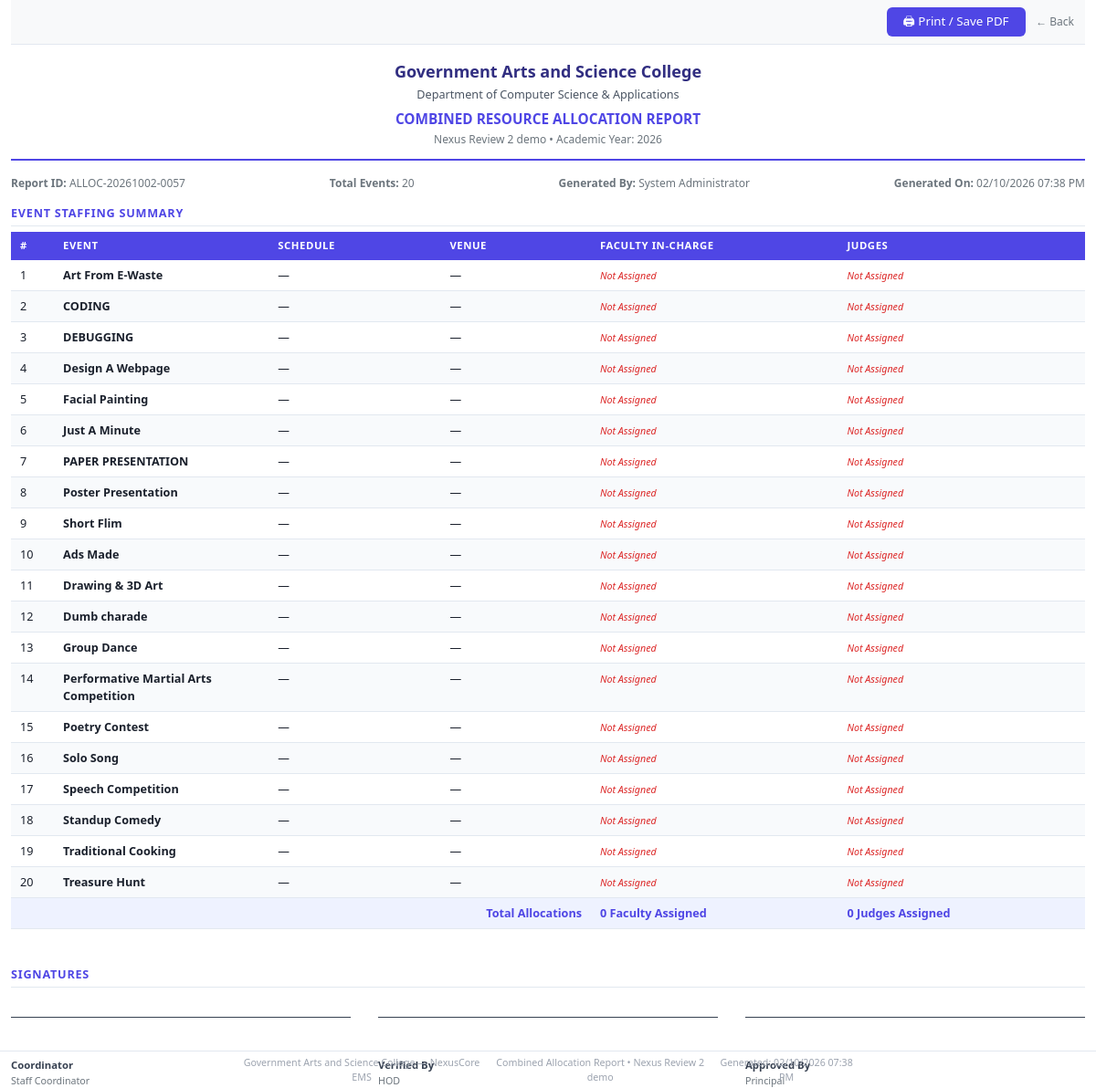
The app's page /symposiums/allocation/reports/combined?symposium_id=57 (signed in) with its own data.
### tables this page shows
CREATE TABLE `symposiums` (
  `symposium_id` bigint(20) NOT NULL AUTO_INCREMENT,
  `symposium_code` varchar(30) NOT NULL,
  `title` varchar(150) NOT NULL,
  `symposium_type` enum('Intra Department','Inter Department') NOT NULL DEFAULT 'Intra Department',
  `organizing_department_id` int(11) DEFAULT NULL,
  `academic_year` year(4) NOT NULL,
  `description` text DEFAULT NULL,
  `submitted_at` timestamp NULL DEFAULT NULL,
  `submitted_by` bigint(20) DEFAULT NULL,
  `brochure_path` varchar(255) DEFAULT NULL,
  `circular_path` varchar(255) DEFAULT NULL,
  `registration_start` datetime NOT NULL,
  `registration_end` datetime NOT NULL,
  `event_start_date` date NOT NULL,
  `event_end_date` date NOT NULL,
  `status` enum('Draft','Submitted','Pending HOD Approval','Pending Principal Approval','Approved','Scheduling Complete','Registration Open','Registration Closed','Completed','Cancelled','Rejected by HOD','Rejected by Principal') NOT NULL DEFAULT 'Draft',
  `created_by` bigint(20) NOT NULL,
  `created_at` timestamp NOT NULL DEFAULT current_timestamp(),
  `updated_at` timestamp NOT NULL DEFAULT current_timestamp() ON UPDATE current_timestamp(),
  PRIMARY KEY (`symposium_id`),
  KEY `idx_symposium_year` (`academic_year`),
  KEY `idx_symposium_status` (`status`),
  KEY `fk_symposium_created_by` (`created_by`),
  KEY `fk_symposium_department` (`organizing_department_id`),
  KEY `fk_symposium_submitted_by` (`submitted_by`),
  CONSTRAINT `fk_symposium_created_by` FOREIGN KEY (`created_by`) REFERENCES `users` (`user_id`) ON UPDATE CASCADE,
  CONSTRAINT `fk_symposium_department` FOREIGN KEY (`organizing_department_id`) REFERENCES `departments` (`department_id`) ON DELETE SET NULL ON UPDATE CASCADE,
  CONSTRAINT `fk_symposium_submitted_by` FOREIGN KEY (`submitted_by`) REFERENCES `users` (`user_id`) ON DELETE SET NULL
);

CREATE TABLE `symposium_events` (
  `symposium_event_id` bigint(20) NOT NULL AUTO_INCREMENT,
  `symposium_id` bigint(20) NOT NULL,
  `event_id` bigint(20) NOT NULL,
  `master_version_used` varchar(10) NOT NULL DEFAULT '1.0',
  `event_code` varchar(20) NOT NULL,
  `event_name` varchar(150) NOT NULL,
  `description` varchar(255) DEFAULT NULL,
  `category` enum('Technical','Non-Technical') NOT NULL,
  `participation_type` enum('Individual','Team','Both') NOT NULL,
  `min_team_size` tinyint(3) unsigned NOT NULL DEFAULT 1,
  `max_team_size` tinyint(3) unsigned NOT NULL DEFAULT 1,
  `snapshot_rules` longtext NOT NULL CHECK (json_valid(`snapshot_rules`)),
  `snapshot_instructions` text DEFAULT NULL,
  `snapshot_evaluation` longtext DEFAULT NULL CHECK (json_valid(`snapshot_evaluation`)),
  `supports_registration` tinyint(1) NOT NULL DEFAULT 1,
  `supports_attendance` tinyint(1) NOT NULL DEFAULT 1,
  `supports_evaluation` tinyint(1) NOT NULL DEFAULT 1,
  `supports_certificates` tinyint(1) NOT NULL DEFAULT 1,
  `prelim_decision` enum('Pending','Required','Not Required') NOT NULL DEFAULT 'Pending',
  `judging_method` enum('Marks','Rubrics','Voting','Mixed') NOT NULL DEFAULT 'Marks',
  `maximum_score` decimal(5,2) NOT NULL DEFAULT 100.00,
  `venue_id` int(11) DEFAULT NULL,
  `event_date` date DEFAULT NULL,
  `session` enum('FN','AN','Full Day') DEFAULT NULL,
  `reporting_time` time DEFAULT NULL,
  `start_time` time DEFAULT NULL,
  `end_time` time DEFAULT NULL,
  `registration_start` datetime DEFAULT NULL,
  `registration_end` datetime DEFAULT NULL,
  `max_participants` smallint(5) unsigned DEFAULT NULL,
  `event_mode` enum('Offline','Online','Hybrid') NOT NULL DEFAULT 'Offline',
  `faculty_coordinator_id` bigint(20) DEFAULT NULL,
  `custom_rules_override` longtext DEFAULT NULL CHECK (json_valid(`custom_rules_override`)),
  `custom_notes` text DEFAULT NULL,
  `display_order` int(11) NOT NULL DEFAULT 1,
  `status` enum('Draft','Published','Registration Open','Registration Closed','Running','Completed','Cancelled') NOT NULL DEFAULT 'Draft',
  `schedule_status` enum('Unscheduled','Scheduled','Rescheduled','Locked') NOT NULL DEFAULT 'Unscheduled',
  `scheduled_at` datetime DEFAULT NULL,
  `scheduled_by` bigint(20) DEFAULT NULL,
  `rescheduled_at` datetime DEFAULT NULL,
  `rescheduled_by` bigint(20) DEFAULT NULL,
  `reschedule_reason` text DEFAULT NULL,
  `is_locked` tinyint(1) NOT NULL DEFAULT 0,
  `created_by` bigint(20) NOT NULL,
  `created_at` timestamp NOT NULL DEFAULT current_timestamp(),
  `updated_at` timestamp NOT NULL DEFAULT current_timestamp() ON UPDATE current_timestamp(),
  PRIMARY KEY (`symposium_event_id`),
  UNIQUE KEY `uq_sym_event` (`symposium_id`,`event_id`),
  KEY `idx_se_symposium` (`symposium_id`),
  KEY `idx_se_event` (`event_id`),
  KEY `idx_se_venue` (`venue_id`),
  KEY `idx_se_date` (`event_date`),
  KEY `idx_se_status` (`status`),
  KEY `idx_se_coord` (`faculty_coordinator_id`),
  KEY `fk_se_created_by` (`created_by`),
  CONSTRAINT `fk_se_coord` FOREIGN KEY (`faculty_coordinator_id`) REFERENCES `users` (`user_id`) ON DELETE SET NULL,
  CONSTRAINT `fk_se_created_by` FOREIGN KEY (`created_by`) REFERENCES `users` (`user_id`),
  CONSTRAINT `fk_se_event` FOREIGN KEY (`event_id`) REFERENCES `master_events` (`event_id`),
  CONSTRAINT `fk_se_symposium` FOREIGN KEY (`symposium_id`) REFERENCES `symposiums` (`symposium_id`) ON DELETE CASCADE,
  CONSTRAINT `fk_se_venue` FOREIGN KEY (`venue_id`) REFERENCES `venues` (`venue_id`),
  CONSTRAINT `chk_se_time` CHECK (`end_time` > `start_time`),
  CONSTRAINT `chk_se_team_size` CHECK (`max_team_size` >= `min_team_size`)
);

### templates/allocation/reports/combined_report.php (the view, shortened to what the rows shown need)
<?php
$symposium   = $symposium   ?? [];
$events      = $events      ?? [];
$generatedBy = $generatedBy ?? 'System';
$generatedAt = $generatedAt ?? \App\Helpers\DateHelper::dateTime('now');
$symTitle     = htmlspecialchars($symposium['title'] ?? '');
$symYear      = htmlspecialchars($symposium['academic_year'] ?? '');
$collegeName  = config('college_name');
$totalEvents = count($events);
$totalFac    = 0;
$totalJdg    = 0;
?>
<!DOCTYPE html>
<html lang="en">
<head>
</head>
<body>
<div class="no-print" style="text-align:right; padding:8px 12px; background:#f8f9fa; border-bottom:1px solid #e2e8f0; margin-bottom:16px;">
    <button onclick="window.print()" style="background:#4f46e5; color:white; border:none; padding:6px 18px; border-radius:6px; cursor:pointer; font-size:10pt;">
        🖨 Print / Save PDF
    </button>
    <a href="<?= base_url() ?>/symposiums/allocation?symposium_id=<?= (int)($symposium['symposium_id'] ?? 0) ?>" style="margin-left:8px; color:#6c757d; font-size:9pt; text-decoration:none;">← Back</a>
</div>
<div class="report-header">
    <div class="college-name"><?= htmlspecialchars($collegeName) ?></div>
    <div style="font-size:9.5pt; color:#4b5563; margin-bottom:6px;">Department of Computer Science &amp; Applications</div>
    <div class="report-title">COMBINED RESOURCE ALLOCATION REPORT</div>
    <div class="report-sub"><?= $symTitle ?> &bull; Academic Year: <?= $symYear ?></div>
</div>
<div class="meta-row">
    <div><strong>Report ID:</strong> ALLOC-<?= date('Ymd') ?>-<?= str_pad((string)($symposium['symposium_id'] ?? 0), 4, '0', STR_PAD_LEFT) ?></div>
    <div><strong>Total Events:</strong> <?= $totalEvents ?></div>
    <div><strong>Generated By:</strong> <?= htmlspecialchars($generatedBy) ?></div>
    <div><strong>Generated On:</strong> <?= htmlspecialchars($generatedAt) ?></div>
</div>
<div class="section-title">Event Staffing Summary</div>
<table>
    <thead>
        <tr>
            <th style="width:4%">#</th>
            <th style="width:20%">Event</th>
            <th style="width:16%">Schedule</th>
            <th style="width:14%">Venue</th>
            <th style="width:23%">Faculty In-Charge</th>
            <th style="width:23%">Judges</th>
        </tr>
    </thead>
    <tbody>
        <?php if (empty($events)): ?>
        <tr><td colspan="6" style="text-align:center; color:#9ca3af; padding:20px;">No events found for this symposium.</td></tr>
        <?php else: ?>
        <?php $n = 1; foreach ($events as $event):
            $facList = $event['faculty'] ?? [];
            $jdgList = $event['judges'] ?? [];
            $totalFac += count($facList);
            $totalJdg += count($jdgList);
        ?>
        <tr>
            <td><?= $n++ ?></td>
            <td><strong><?= htmlspecialchars($event['event_name'] ?? '') ?></strong></td>
            <td>
                <?= $event['event_date'] ? \App\Helpers\DateHelper::date($event['event_date']) : '—' ?><br>
            </td>
            <td><?= htmlspecialchars($event['venue_name'] ?? '—') ?></td>
            <td>
                <?php if (empty($facList)): ?>
                <span class="missing-badge">Not Assigned</span>
                <?php endif; ?>
            </td>
            <td>
                <?php if (empty($jdgList)): ?>
                <span class="missing-badge">Not Assigned</span>
                <?php endif; ?>
            </td>
        </tr>
        <?php endforeach; ?>
        <tr style="background:#eef2ff !important; font-weight:700; color:#4f46e5;">
            <td colspan="4" style="text-align:right;">Total Allocations</td>
            <td><?= $totalFac ?> Faculty Assigned</td>
            <td><?= $totalJdg ?> Judges Assigned</td>
        </tr>
        <?php endif; ?>
    </tbody>
</table>
<div class="sig-block">
    <div class="section-title">Signatures</div>
    <div class="sig-grid" style="margin-top:32px;">
        <div class="sig-item">
            <div class="sig-line"></div>
            <div class="sig-label">Coordinator</div>
            <div class="sig-sub">Staff Coordinator</div>
        </div>
        <div class="sig-item">
            <div class="sig-line"></div>
            <div class="sig-label">Verified By</div>
            <div class="sig-sub">HOD</div>
        </div>
        <div class="sig-item">
            <div class="sig-line"></div>
            <div class="sig-label">Approved By</div>
            <div class="sig-sub">Principal</div>
        </div>
    </div>
</div>
<div class="footer">
    <div class="footer-content">
        <span><?= htmlspecialchars($collegeName) ?> — NexusCore EMS</span>
        <span>Combined Allocation Report &bull; <?= $symTitle ?></span>
        <span>Generated: <?= htmlspecialchars($generatedAt) ?></span>
    </div>
</div>
</body>
</html>

### records on screen
symposiums: title "Nexus Review 2 demo", academic_year "2026", symposium_id "0057"
symposium_events: event_name "Art From E-Waste", venue_name "—"
symposium_events: event_name "CODING", venue_name "—"
symposium_events: event_name "DEBUGGING", venue_name "—"
symposium_events: event_name "Design A Webpage", venue_name "—"
symposium_events: event_name "Facial Painting", venue_name "—"
symposium_events: event_name "Just A Minute", venue_name "—"
symposium_events: event_name "PAPER PRESENTATION", venue_name "—"
symposium_events: event_name "Poster Presentation", venue_name "—"
symposium_events: event_name "Short Flim", venue_name "—"
symposium_events: event_name "Ads Made", venue_name "—"
symposium_events: event_name "Drawing & 3D Art", venue_name "—"
symposium_events: event_name "Dumb charade", venue_name "—"
symposium_events: event_name "Group Dance", venue_name "—"
symposium_events: event_name "Performative Martial Arts Competition", venue_name "—"
symposium_events: event_name "Poetry Contest", venue_name "—"
symposium_events: event_name "Solo Song", venue_name "—"
symposium_events: event_name "Speech Competition", venue_name "—"
symposium_events: event_name "Standup Comedy", venue_name "—"
symposium_events: event_name "Traditional Cooking", venue_name "—"
symposium_events: event_name "Treasure Hunt", venue_name "—"

### other values on screen
$collegeName "Government Arts and Science College"
$totalEvents "20"
$generatedBy "System Administrator"
$generatedAt "02/10/2026 07:38 PM"
$totalFac "0"
$totalJdg "0"
